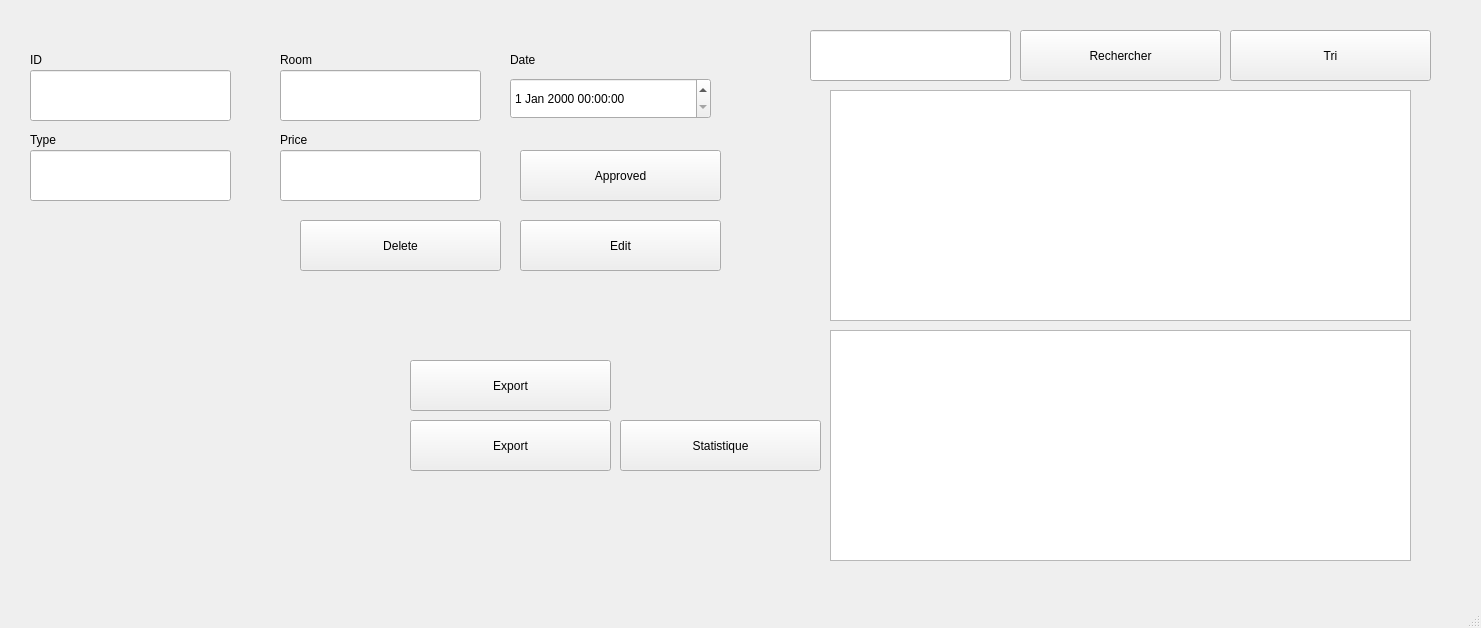
<?xml version="1.0" encoding="UTF-8"?>
<ui version="4.0">
 <class>MainWindow</class>
 <widget class="QMainWindow" name="MainWindow">
  <property name="geometry">
   <rect>
    <x>0</x>
    <y>0</y>
    <width>1481</width>
    <height>628</height>
   </rect>
  </property>
  <property name="windowTitle">
   <string>MainWindow</string>
  </property>
  <widget class="QWidget" name="centralwidget">
   <widget class="QStackedWidget" name="stackedWidget">
    <property name="geometry">
     <rect>
      <x>10</x>
      <y>30</y>
      <width>1451</width>
      <height>601</height>
     </rect>
    </property>
    <property name="currentIndex">
     <number>0</number>
    </property>
    <widget class="QWidget" name="page">
     <widget class="QLineEdit" name="lineEdit_ID">
      <property name="geometry">
       <rect>
        <x>20</x>
        <y>40</y>
        <width>201</width>
        <height>51</height>
       </rect>
      </property>
     </widget>
     <widget class="QLineEdit" name="lineEdit_Room">
      <property name="geometry">
       <rect>
        <x>270</x>
        <y>40</y>
        <width>201</width>
        <height>51</height>
       </rect>
      </property>
     </widget>
     <widget class="QLineEdit" name="lineEdit_Type">
      <property name="geometry">
       <rect>
        <x>20</x>
        <y>120</y>
        <width>201</width>
        <height>51</height>
       </rect>
      </property>
     </widget>
     <widget class="QLabel" name="label_11">
      <property name="geometry">
       <rect>
        <x>270</x>
        <y>100</y>
        <width>63</width>
        <height>20</height>
       </rect>
      </property>
      <property name="text">
       <string>Price</string>
      </property>
     </widget>
     <widget class="QLineEdit" name="lineEdit_Price">
      <property name="geometry">
       <rect>
        <x>270</x>
        <y>120</y>
        <width>201</width>
        <height>51</height>
       </rect>
      </property>
     </widget>
     <widget class="QLabel" name="label_12">
      <property name="geometry">
       <rect>
        <x>500</x>
        <y>20</y>
        <width>63</width>
        <height>20</height>
       </rect>
      </property>
      <property name="text">
       <string>Date</string>
      </property>
     </widget>
     <widget class="QLabel" name="label_13">
      <property name="geometry">
       <rect>
        <x>270</x>
        <y>20</y>
        <width>63</width>
        <height>20</height>
       </rect>
      </property>
      <property name="text">
       <string>Room</string>
      </property>
     </widget>
     <widget class="QDateTimeEdit" name="dateTimeEdit">
      <property name="geometry">
       <rect>
        <x>500</x>
        <y>48</y>
        <width>201</width>
        <height>41</height>
       </rect>
      </property>
     </widget>
     <widget class="QLabel" name="label_15">
      <property name="geometry">
       <rect>
        <x>20</x>
        <y>20</y>
        <width>63</width>
        <height>20</height>
       </rect>
      </property>
      <property name="text">
       <string>ID</string>
      </property>
     </widget>
     <widget class="QLabel" name="label_16">
      <property name="geometry">
       <rect>
        <x>20</x>
        <y>100</y>
        <width>63</width>
        <height>20</height>
       </rect>
      </property>
      <property name="text">
       <string>Type</string>
      </property>
     </widget>
     <widget class="QPushButton" name="pb1">
      <property name="geometry">
       <rect>
        <x>510</x>
        <y>120</y>
        <width>201</width>
        <height>51</height>
       </rect>
      </property>
      <property name="text">
       <string>Approved</string>
      </property>
     </widget>
     <widget class="QPushButton" name="pb3">
      <property name="geometry">
       <rect>
        <x>290</x>
        <y>190</y>
        <width>201</width>
        <height>51</height>
       </rect>
      </property>
      <property name="text">
       <string>Delete</string>
      </property>
     </widget>
     <widget class="QTableView" name="tableView">
      <property name="geometry">
       <rect>
        <x>820</x>
        <y>60</y>
        <width>581</width>
        <height>231</height>
       </rect>
      </property>
     </widget>
     <widget class="QPushButton" name="pb2">
      <property name="geometry">
       <rect>
        <x>510</x>
        <y>190</y>
        <width>201</width>
        <height>51</height>
       </rect>
      </property>
      <property name="text">
       <string>Edit</string>
      </property>
     </widget>
     <widget class="QGraphicsView" name="graphicsView">
      <property name="geometry">
       <rect>
        <x>820</x>
        <y>300</y>
        <width>581</width>
        <height>231</height>
       </rect>
      </property>
     </widget>
     <widget class="QPushButton" name="searchButton_2">
      <property name="geometry">
       <rect>
        <x>1220</x>
        <y>0</y>
        <width>201</width>
        <height>51</height>
       </rect>
      </property>
      <property name="text">
       <string>Tri</string>
      </property>
     </widget>
     <widget class="QPushButton" name="searchButton">
      <property name="geometry">
       <rect>
        <x>1010</x>
        <y>0</y>
        <width>201</width>
        <height>51</height>
       </rect>
      </property>
      <property name="text">
       <string>Rechercher</string>
      </property>
     </widget>
     <widget class="QPushButton" name="pushButton_Stats">
      <property name="geometry">
       <rect>
        <x>610</x>
        <y>390</y>
        <width>201</width>
        <height>51</height>
       </rect>
      </property>
      <property name="text">
       <string>Statistique</string>
      </property>
     </widget>
     <widget class="QLineEdit" name="lineEdit_search">
      <property name="geometry">
       <rect>
        <x>800</x>
        <y>0</y>
        <width>201</width>
        <height>51</height>
       </rect>
      </property>
     </widget>
     <widget class="QPushButton" name="pushButton_Export">
      <property name="geometry">
       <rect>
        <x>400</x>
        <y>390</y>
        <width>201</width>
        <height>51</height>
       </rect>
      </property>
      <property name="text">
       <string>Export</string>
      </property>
     </widget>
     <widget class="QPushButton" name="pushButton_Convert">
      <property name="geometry">
       <rect>
        <x>400</x>
        <y>330</y>
        <width>201</width>
        <height>51</height>
       </rect>
      </property>
      <property name="text">
       <string>Export</string>
      </property>
     </widget>
    </widget>
    <widget class="QWidget" name="page_2"/>
   </widget>
  </widget>
  <widget class="QMenuBar" name="menubar">
   <property name="geometry">
    <rect>
     <x>0</x>
     <y>0</y>
     <width>1481</width>
     <height>25</height>
    </rect>
   </property>
  </widget>
  <widget class="QStatusBar" name="statusbar"/>
 </widget>
 <resources/>
 <connections/>
</ui>
